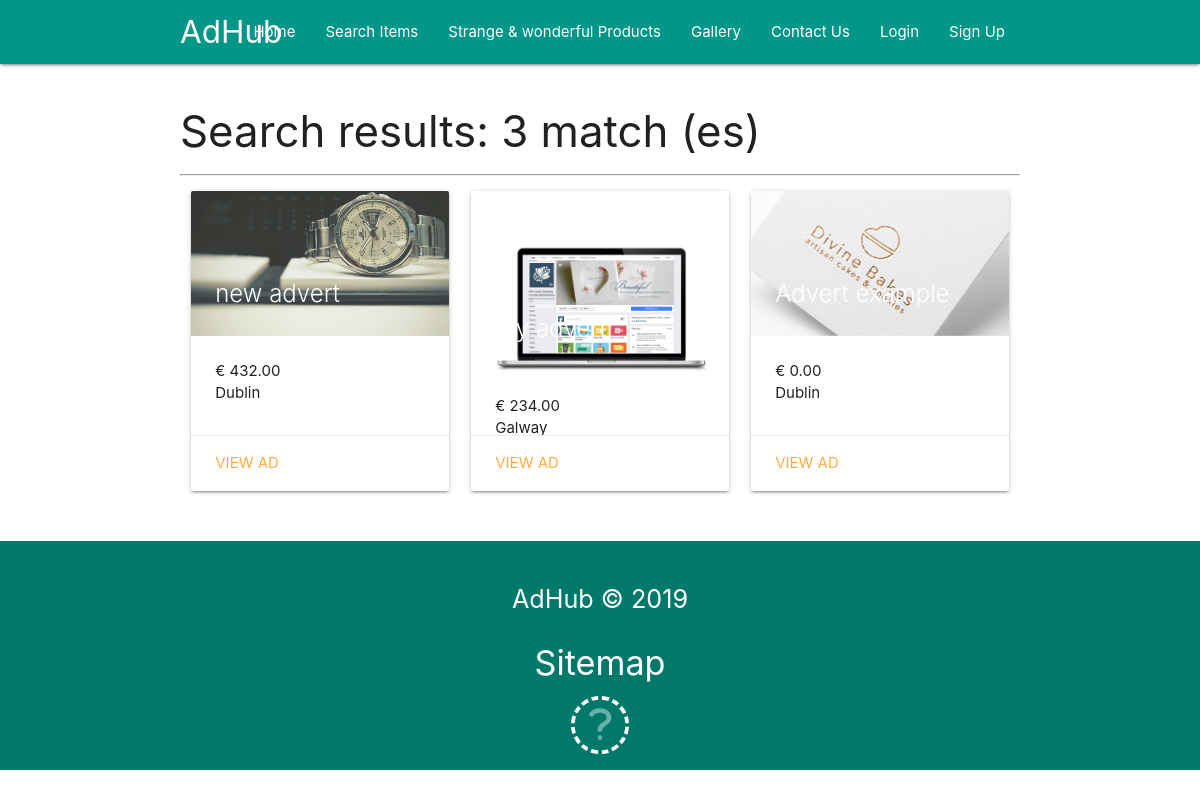
The page /result.php on the database its author committed.
### tables this page shows
CREATE TABLE `adverts` (
  `id_advert` int(11) UNSIGNED NOT NULL,
  `title` varchar(255) NOT NULL,
  `description` text,
  `price` decimal(19,2) DEFAULT NULL,
  `location` varchar(255) DEFAULT NULL,
  `main_picture` varchar(50) DEFAULT NULL,
  `id_category` int(11) UNSIGNED DEFAULT NULL,
  `ad_views` int(11) UNSIGNED DEFAULT '0',
  `id_user` int(11) UNSIGNED DEFAULT NULL,
  `contact_byphone` tinyint(1) DEFAULT NULL,
  `message_center` tinyint(1) DEFAULT NULL,
  `ad_type` enum('S','W') DEFAULT NULL,
  `date_registered` timestamp NOT NULL DEFAULT CURRENT_TIMESTAMP ON UPDATE CURRENT_TIMESTAMP,
  `date_posted` datetime DEFAULT NULL
);

CREATE TABLE `counties` (
  `id_county` int(11) UNSIGNED NOT NULL,
  `county` varchar(15) NOT NULL
);

### includes/search.php (the view)
<?php
		require_once 'dbconnect.php';
			if( isset($_GET["q"]) ){
			$q	= 	$_GET["q"];
		}else{
			$q	= 	"";
		}
		if( isset($_GET["category"]) ){
			$cat	= 	$_GET["category"];
		}else{
			$cat	= 	"";
		}
	$query = "SELECT a.*, c.county FROM adverts a
			INNER JOIN counties c ON (a.location = c.id_county)
			WHERE a.title LIKE '%".$q."%'
			AND a.id_category LIKE '%".$cat."%'
			ORDER BY a.id_advert DESC;";
		if( ! $result = mysqli_query($link, $query) ){
			echo mysqli_error($link);
			exit();
			}
		$numrows =mysqli_num_rows($result);
		if( mysqli_num_rows($result) < 1)
			{
				$adverts = "not results";
			}else{
		$adverts = "";
		while($row = mysqli_fetch_array($result)){
		$adverts.= ' 	<div class="col s12 m4">
						<div class="card small">
              			<div class="card-image">
                			<img src="'.$row["main_picture"].'">
                			<span class="card-title">'.$row["title"].'</span>
              			</div>
              			<div class="card-content">
               				<div class="price">€ '.$row["price"].'</div>
							<div class="county"> '.$row["county"].'</div>
              			</div>
              			<div class="card-action">
                		<a href="viewad.php?idadvert='.$row["id_advert"].'" class="viewad">View Ad</a>
              		</div></div></div>';
			}}
			?>

### header.php (shortened to what this page needs)
<!DOCTYPE html>
<html>
<head>
  <link rel="stylesheet" href="https://cdnjs.cloudflare.com/ajax/libs/materialize/1.0.0-beta/css/materialize.min.css">
  <link rel="stylesheet" href="css/main.css">
</head>
<body id="home" class="scrollspy">
  <div class="navbar-fixed">
    <nav class="teal">
      <div class="container">
        <div class="nav-wrapper">
          <a href="index.php" class="brand-logo">AdHub</a>
          <ul class="right hide-on-med-and-down">
            <li>
              <a href="index.php">Home</a>
            </li>
            <li>
              <a href="#search">Search Items</a>
            </li>
            <li>
           <a href="#popular">Strange & wonderful Products</a>
            </li>
            <li>
              <a href="#gallery">Gallery</a>
            </li>
            <li>
              <a href="#contact">Contact Us</a>
            </li>
              <?php
                if( isset($_SESSION["firstname"]) ) {
                  $buttons = "<li>
                                <a href='adform.php'>Place an advert</a>
                             </li>
                                   <li> <a class='dropdown-trigger' href='#' data-target='dropdown1'>
                                &nbsp;&nbsp;Hello,<b> ".$_SESSION["firstname"]."&nbsp;&nbsp;</b></a>
                              </li>
                              <ul id='dropdown1' class='dropdown-content'>
                                <li>
                                <a href='profile.php'>Profile</a>
                              </li>
                               <li>
                                <a href='logout.php'>Logout</a>
                              </li>
                              ";
                }else{
                  $buttons = "<li>
                                <a href='login.php'>Login</a>
                              </li>
                              <li>
                                <a href='signup.php'>Sign Up</a>
                              </li>";
                }
                 echo $buttons;
              ?>
          </ul>
        </div>
      </div>
    </nav>
  </div>

### result.php (shortened to what this page needs)
<?php
require('header.php');
?>
<body>
	<div class="wrapper">
			<?php
			include 'includes/search.php';
			 ?>
  <section id="popular" class="section section-popular scrollspy">
    <div class="container">
      <div class="row">
        <h4 class="center">
         <h3>Search results: <?php echo $numrows ?> match (es)</h3>
        <hr />
          <?php
            echo $adverts;
           ?>
      </div>
    </div>
  </section>
	<footer>
		<?php
			include('footer.php');
		?>

### footer.php (shortened to what this page needs)
  <footer class="section teal darken-2 white-text center">
    <p class="flow-text">AdHub &copy; <?php echo date("Y") ?> </p>
	<h4>Sitemap</h4>
          <a href="sitemap.html" class="white-text">
            <i class="fab fa-database fa-4x"></i>
          </a>
  </footer>
  </body>
</html>

### css/main.css (style rules this page uses)
img { width: 100% !important; }

### rows shown on the page
adverts: main_picture (picture), title "new advert", price "432.00", counties.county "Dublin"
adverts: main_picture (picture), title "my advert", price "234.00", counties.county "Galway"
adverts: main_picture (picture), title "Advert example", price "0.00", counties.county "Dublin"

### other values the page prints
$numrows "3"
